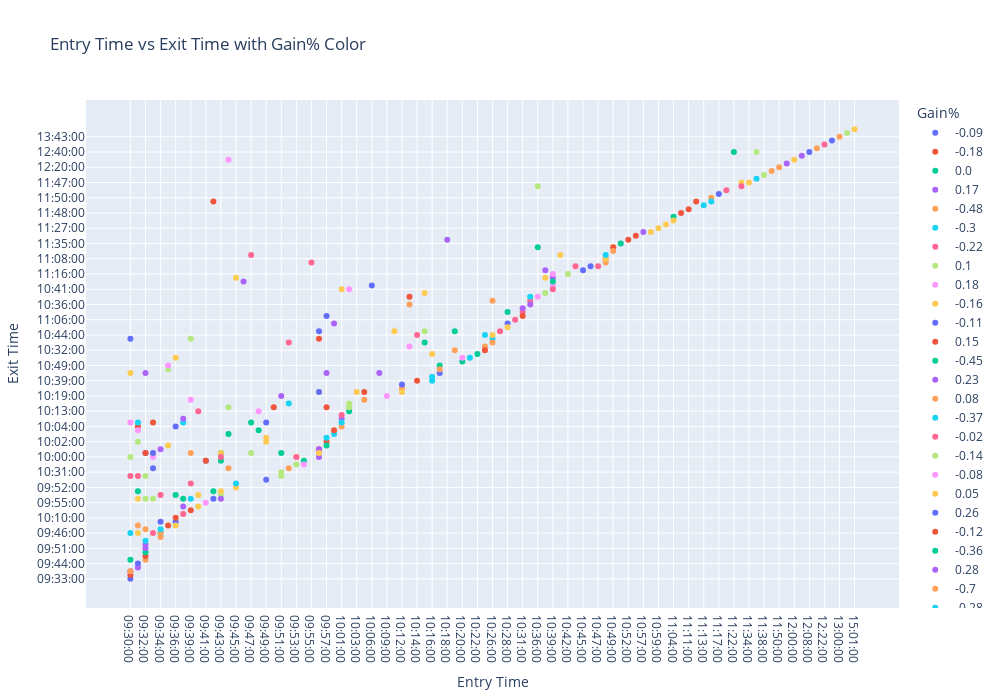

Write notebook code for a chart like this one.
### Code cell
import plotly.express as px

# Assuming 'trades' is your DataFrame with the trade information

# Create scatter plot
fig = px.scatter(trades, x="TimeEnter", y="TimeExit", color="Gain%", color_continuous_scale="RdBu",
                 title="Entry Time vs Exit Time with Gain% Color",
                 labels={"TimeEnter": "Entry Time", "TimeExit": "Exit Time", "Gain%": "Gain%"},
                 width=1000, height=700,
                 category_orders={"TimeEnter": trades["TimeEnter"].tolist(), "TimeExit": trades["TimeExit"].tolist()})

fig.update_yaxes(autorange="reversed")

# Show the plot
fig.show()

### Figure 1 — Plotly figure (JSON) as saved in the notebook; plotly's stock layout.template omitted (floating-point values rounded to 4 significant figures; data arrays with more than 128 entries replaced by an {"elided": "..."} marker saying what was removed)
{"data": [{"hovertemplate": "Gain%=-0.09<br>Entry Time=%{x}<br>Exit Time=%{y}<extra></extra>", "legendgroup": "-0.09", "marker": {"color": "#636efa", "symbol": "circle"}, "mode": "markers", "name": "-0.09", "orientation": "v", "showlegend": true, "type": "scatter", "x": ["09:30:00", "09:33:00", "10:17:00"], "xaxis": "x", "y": ["09:33:00", "09:59:00", "10:21:00"], "yaxis": "y"}, {"hovertemplate": "Gain%=-0.18<br>Entry Time=%{x}<br>Exit Time=%{y}<extra></extra>", "legendgroup": "-0.18", "marker": {"color": "#EF553B", "symbol": "circle"}, "mode": "markers", "name": "-0.18", "orientation": "v", "showlegend": true, "type": "scatter", "x": ["09:30:00"], "xaxis": "x", "y": ["09:34:00"], "yaxis": "y"}, {"hovertemplate": "Gain%=0.0<br>Entry Time=%{x}<br>Exit Time=%{y}<extra></extra>", "legendgroup": "0.0", "marker": {"color": "#00cc96", "symbol": "circle"}, "mode": "markers", "name": "0.0", "orientation": "v", "showlegend": true, "type": "scatter", "x": ["09:30:00", "09:43:00", "09:43:00", "09:44:00", "10:17:00", "10:22:00", "10:36:00", "10:51:00", "11:04:00"], "xaxis": "x", "y": ["09:40:00", "10:01:00", "10:05:00", "10:16:00", "10:49:00", "10:24:00", "11:12:00", "11:35:00", "11:28:00"], "yaxis": "y"}, {"hovertemplate": "Gain%=0.17<br>Entry Time=%{x}<br>Exit Time=%{y}<extra></extra>", "legendgroup": "0.17", "marker": {"color": "#ab63fa", "symbol": "circle"}, "mode": "markers", "name": "0.17", "orientation": "v", "showlegend": true, "type": "scatter", "x": ["09:30:00", "09:32:00", "09:32:00", "10:01:00", "10:08:00", "10:39:00"], "xaxis": "x", "y": ["09:45:00", "10:12:00", "10:21:00", "10:14:00", "10:21:00", "10:52:00"], "yaxis": "y"}, {"hovertemplate": "Gain%=-0.48<br>Entry Time=%{x}<br>Exit Time=%{y}<extra></extra>", "legendgroup": "-0.48", "marker": {"color": "#FFA15A", "symbol": "circle"}, "mode": "markers", "name": "-0.48", "orientation": "v", "showlegend": true, "type": "scatter", "x": ["09:30:00"], "xaxis": "x", "y": ["09:45:00"], "yaxis": "y"}, {"hovertemplate": "Gain%=-0.3<br>Entry Time=%{x}<br>Exit Time=%{y}<extra></extra>", "legendgroup": "-0.3", "marker": {"color": "#19d3f3", "symbol": "circle"}, "mode": "markers", "name": "-0.3", "orientation": "v", "showlegend": true, "type": "scatter", "x": ["09:30:00"], "xaxis": "x", "y": ["09:46:00"], "yaxis": "y"}, {"hovertemplate": "Gain%=-0.22<br>Entry Time=%{x}<br>Exit Time=%{y}<extra></extra>", "legendgroup": "-0.22", "marker": {"color": "#FF6692", "symbol": "circle"}, "mode": "markers", "name": "-0.22", "orientation": "v", "showlegend": true, "type": "scatter", "x": ["09:30:00", "10:47:00"], "xaxis": "x", "y": ["09:54:00", "11:39:00"], "yaxis": "y"}, {"hovertemplate": "Gain%=0.1<br>Entry Time=%{x}<br>Exit Time=%{y}<extra></extra>", "legendgroup": "0.1", "marker": {"color": "#B6E880", "symbol": "circle"}, "mode": "markers", "name": "0.1", "orientation": "v", "showlegend": true, "type": "scatter", "x": ["09:30:00", "09:32:00", "09:32:00", "09:44:00", "10:15:00", "13:11:00"], "xaxis": "x", "y": ["10:00:00", "09:54:00", "09:47:00", "10:15:00", "10:30:00", "13:28:00"], "yaxis": "y"}, {"hovertemplate": "Gain%=0.18<br>Entry Time=%{x}<br>Exit Time=%{y}<extra></extra>", "legendgroup": "0.18", "marker": {"color": "#FF97FF", "symbol": "circle"}, "mode": "markers", "name": "0.18", "orientation": "v", "showlegend": true, "type": "scatter", "x": ["09:30:00", "09:41:00", "10:09:00"], "xaxis": "x", "y": ["10:06:00", "09:55:00", "10:19:00"], "yaxis": "y"}, {"hovertemplate": "Gain%=-0.16<br>Entry Time=%{x}<br>Exit Time=%{y}<extra></extra>", "legendgroup": "-0.16", "marker": {"color": "#FECB52", "symbol": "circle"}, "mode": "markers", "name": "-0.16", "orientation": "v", "showlegend": true, "type": "scatter", "x": ["09:30:00", "09:31:00", "10:16:00", "10:49:00"], "xaxis": "x", "y": ["10:21:00", "09:47:00", "10:24:00", "11:12:00"], "yaxis": "y"}, {"hovertemplate": "Gain%=-0.11<br>Entry Time=%{x}<br>Exit Time=%{y}<extra></extra>", "legendgroup": "-0.11", "marker": {"color": "#636efa", "symbol": "circle"}, "mode": "markers", "name": "-0.11", "orientation": "v", "showlegend": true, "type": "scatter", "x": ["09:30:00", "09:36:00", "09:57:00", "10:28:00", "11:17:00", "12:39:00"], "xaxis": "x", "y": ["10:43:00", "09:42:00", "10:34:00", "10:50:00", "11:22:00", "13:30:00"], "yaxis": "y"}, {"hovertemplate": "Gain%=0.15<br>Entry Time=%{x}<br>Exit Time=%{y}<extra></extra>", "legendgroup": "0.15", "marker": {"color": "#EF553B", "symbol": "circle"}, "mode": "markers", "name": "0.15", "orientation": "v", "showlegend": true, "type": "scatter", "x": ["09:31:00", "09:35:00", "09:56:00", "10:04:00", "10:48:00", "10:49:00", "11:10:00", "11:12:00"], "xaxis": "x", "y": ["10:04:00", "09:48:00", "10:07:00", "10:18:00", "11:08:00", "11:12:00", "11:48:00", "11:25:00"], "yaxis": "y"}, {"hovertemplate": "Gain%=-0.45<br>Entry Time=%{x}<br>Exit Time=%{y}<extra></extra>", "legendgroup": "-0.45", "marker": {"color": "#00cc96", "symbol": "circle"}, "mode": "markers", "name": "-0.45", "orientation": "v", "showlegend": true, "type": "scatter", "x": ["09:31:00"], "xaxis": "x", "y": ["09:53:00"], "yaxis": "y"}, {"hovertemplate": "Gain%=0.23<br>Entry Time=%{x}<br>Exit Time=%{y}<extra></extra>", "legendgroup": "0.23", "marker": {"color": "#ab63fa", "symbol": "circle"}, "mode": "markers", "name": "0.23", "orientation": "v", "showlegend": true, "type": "scatter", "x": ["09:31:00"], "xaxis": "x", "y": ["09:36:00"], "yaxis": "y"}, {"hovertemplate": "Gain%=0.08<br>Entry Time=%{x}<br>Exit Time=%{y}<extra></extra>", "legendgroup": "0.08", "marker": {"color": "#FFA15A", "symbol": "circle"}, "mode": "markers", "name": "0.08", "orientation": "v", "showlegend": true, "type": "scatter", "x": ["09:31:00", "09:32:00", "09:34:00", "10:12:00", "10:25:00", "10:48:00", "11:50:00", "12:09:00"], "xaxis": "x", "y": ["09:48:00", "09:40:00", "09:58:00", "10:25:00", "10:47:00", "10:56:00", "12:20:00", "12:23:00"], "yaxis": "y"}, {"hovertemplate": "Gain%=-0.37<br>Entry Time=%{x}<br>Exit Time=%{y}<extra></extra>", "legendgroup": "-0.37", "marker": {"color": "#19d3f3", "symbol": "circle"}, "mode": "markers", "name": "-0.37", "orientation": "v", "showlegend": true, "type": "scatter", "x": ["09:31:00", "09:59:00", "11:36:00"], "xaxis": "x", "y": ["10:06:00", "10:16:00", "11:54:00"], "yaxis": "y"}, {"hovertemplate": "Gain%=-0.02<br>Entry Time=%{x}<br>Exit Time=%{y}<extra></extra>", "legendgroup": "-0.02", "marker": {"color": "#FF6692", "symbol": "circle"}, "mode": "markers", "name": "-0.02", "orientation": "v", "showlegend": true, "type": "scatter", "x": ["09:31:00", "10:27:00", "10:31:00", "10:33:00", "11:21:00", "12:22:00"], "xaxis": "x", "y": ["09:54:00", "10:30:00", "11:30:00", "11:01:00", "11:46:00", "12:48:00"], "yaxis": "y"}, {"hovertemplate": "Gain%=-0.14<br>Entry Time=%{x}<br>Exit Time=%{y}<extra></extra>", "legendgroup": "-0.14", "marker": {"color": "#B6E880", "symbol": "circle"}, "mode": "markers", "name": "-0.14", "orientation": "v", "showlegend": true, "type": "scatter", "x": ["09:31:00", "09:43:00", "09:51:00", "11:38:00"], "xaxis": "x", "y": ["10:02:00", "09:49:00", "09:54:00", "11:40:00"], "yaxis": "y"}, {"hovertemplate": "Gain%=-0.08<br>Entry Time=%{x}<br>Exit Time=%{y}<extra></extra>", "legendgroup": "-0.08", "marker": {"color": "#FF97FF", "symbol": "circle"}, "mode": "markers", "name": "-0.08", "orientation": "v", "showlegend": true, "type": "scatter", "x": ["09:31:00", "10:39:00"], "xaxis": "x", "y": ["10:17:00", "10:42:00"], "yaxis": "y"}, {"hovertemplate": "Gain%=0.05<br>Entry Time=%{x}<br>Exit Time=%{y}<extra></extra>", "legendgroup": "0.05", "marker": {"color": "#FECB52", "symbol": "circle"}, "mode": "markers", "name": "0.05", "orientation": "v", "showlegend": true, "type": "scatter", "x": ["09:31:00", "09:35:00", "09:45:00", "10:01:00", "11:34:00"], "xaxis": "x", "y": ["09:46:00", "10:08:00", "10:52:00", "10:41:00", "11:47:00"], "yaxis": "y"}, {"hovertemplate": "Gain%=0.26<br>Entry Time=%{x}<br>Exit Time=%{y}<extra></extra>", "legendgroup": "0.26", "marker": {"color": "#636efa", "symbol": "circle"}, "mode": "markers", "name": "0.26", "orientation": "v", "showlegend": true, "type": "scatter", "x": ["09:31:00", "09:32:00"], "xaxis": "x", "y": ["09:44:00", "10:01:00"], "yaxis": "y"}, {"hovertemplate": "Gain%=-0.12<br>Entry Time=%{x}<br>Exit Time=%{y}<extra></extra>", "legendgroup": "-0.12", "marker": {"color": "#EF553B", "symbol": "circle"}, "mode": "markers", "name": "-0.12", "orientation": "v", "showlegend": true, "type": "scatter", "x": ["09:32:00", "09:32:00", "09:57:00", "09:57:00", "10:52:00"], "xaxis": "x", "y": ["09:37:00", "10:01:00", "10:15:00", "10:02:00", "11:49:00"], "yaxis": "y"}, {"hovertemplate": "Gain%=-0.36<br>Entry Time=%{x}<br>Exit Time=%{y}<extra></extra>", "legendgroup": "-0.36", "marker": {"color": "#00cc96", "symbol": "circle"}, "mode": "markers", "name": "-0.36", "orientation": "v", "showlegend": true, "type": "scatter", "x": ["09:32:00"], "xaxis": "x", "y": ["09:38:00"], "yaxis": "y"}, {"hovertemplate": "Gain%=0.28<br>Entry Time=%{x}<br>Exit Time=%{y}<extra></extra>", "legendgroup": "0.28", "marker": {"color": "#ab63fa", "symbol": "circle"}, "mode": "markers", "name": "0.28", "orientation": "v", "showlegend": true, "type": "scatter", "x": ["09:32:00", "09:56:00", "09:57:00"], "xaxis": "x", "y": ["09:51:00", "10:07:00", "10:21:00"], "yaxis": "y"}, {"hovertemplate": "Gain%=-0.7<br>Entry Time=%{x}<br>Exit Time=%{y}<extra></extra>", "legendgroup": "-0.7", "marker": {"color": "#FFA15A", "symbol": "circle"}, "mode": "markers", "name": "-0.7", "orientation": "v", "showlegend": true, "type": "scatter", "x": ["09:32:00"], "xaxis": "x", "y": ["09:56:00"], "yaxis": "y"}, {"hovertemplate": "Gain%=-0.28<br>Entry Time=%{x}<br>Exit Time=%{y}<extra></extra>", "legendgroup": "-0.28", "marker": {"color": "#19d3f3", "symbol": "circle"}, "mode": "markers", "name": "-0.28", "orientation": "v", "showlegend": true, "type": "scatter", "x": ["09:32:00", "10:16:00", "10:26:00"], "xaxis": "x", "y": ["10:55:00", "11:26:00", "10:43:00"], "yaxis": "y"}, {"hovertemplate": "Gain%=0.47<br>Entry Time=%{x}<br>Exit Time=%{y}<extra></extra>", "legendgroup": "0.47", "marker": {"color": "#FF6692", "symbol": "circle"}, "mode": "markers", "name": "0.47", "orientation": "v", "showlegend": true, "type": "scatter", "x": ["09:33:00"], "xaxis": "x", "y": ["09:46:00"], "yaxis": "y"}, {"hovertemplate": "Gain%=-0.49<br>Entry Time=%{x}<br>Exit Time=%{y}<extra></extra>", "legendgroup": "-0.49", "marker": {"color": "#B6E880", "symbol": "circle"}, "mode": "markers", "name": "-0.49", "orientation": "v", "showlegend": true, "type": "scatter", "x": ["09:33:00", "10:36:00"], "xaxis": "x", "y": ["09:47:00", "11:32:00"], "yaxis": "y"}, {"hovertemplate": "Gain%=-0.24<br>Entry Time=%{x}<br>Exit Time=%{y}<extra></extra>", "legendgroup": "-0.24", "marker": {"color": "#FF97FF", "symbol": "circle"}, "mode": "markers", "name": "-0.24", "orientation": "v", "showlegend": true, "type": "scatter", "x": ["09:33:00", "09:44:00"], "xaxis": "x", "y": ["10:00:00", "12:19:00"], "yaxis": "y"}, {"hovertemplate": "Gain%=0.16<br>Entry Time=%{x}<br>Exit Time=%{y}<extra></extra>", "legendgroup": "0.16", "marker": {"color": "#FECB52", "symbol": "circle"}, "mode": "markers", "name": "0.16", "orientation": "v", "showlegend": true, "type": "scatter", "x": ["09:33:00", "09:36:00", "09:43:00", "09:43:00", "09:45:00", "10:38:00", "10:48:00", "10:59:00", "11:00:00", "15:01:00"], "xaxis": "x", "y": ["10:01:00", "10:26:00", "10:01:00", "09:53:00", "09:52:00", "10:52:00", "11:08:00", "11:27:00", "11:24:00", "15:15:00"], "yaxis": "y"}, {"hovertemplate": "Gain%=-0.27<br>Entry Time=%{x}<br>Exit Time=%{y}<extra></extra>", "legendgroup": "-0.27", "marker": {"color": "#636efa", "symbol": "circle"}, "mode": "markers", "name": "-0.27", "orientation": "v", "showlegend": true, "type": "scatter", "x": ["09:33:00", "09:34:00", "09:49:00"], "xaxis": "x", "y": ["10:01:00", "09:42:00", "10:06:00"], "yaxis": "y"}, {"hovertemplate": "Gain%=-0.29<br>Entry Time=%{x}<br>Exit Time=%{y}<extra></extra>", "legendgroup": "-0.29", "marker": {"color": "#EF553B", "symbol": "circle"}, "mode": "markers", "name": "-0.29", "orientation": "v", "showlegend": true, "type": "scatter", "x": ["09:33:00", "09:39:00"], "xaxis": "x", "y": ["10:06:00", "11:37:00"], "yaxis": "y"}, {"hovertemplate": "Gain%=0.2<br>Entry Time=%{x}<br>Exit Time=%{y}<extra></extra>", "legendgroup": "0.2", "marker": {"color": "#00cc96", "symbol": "circle"}, "mode": "markers", "name": "0.2", "orientation": "v", "showlegend": true, "type": "scatter", "x": ["09:34:00", "09:36:00", "09:48:00", "10:02:00", "10:19:00"], "xaxis": "x", "y": ["09:46:00", "09:49:00", "10:17:00", "10:13:00", "10:30:00"], "yaxis": "y"}, {"hovertemplate": "Gain%=0.31<br>Entry Time=%{x}<br>Exit Time=%{y}<extra></extra>", "legendgroup": "0.31", "marker": {"color": "#ab63fa", "symbol": "circle"}, "mode": "markers", "name": "0.31", "orientation": "v", "showlegend": true, "type": "scatter", "x": ["09:34:00"], "xaxis": "x", "y": ["10:07:00"], "yaxis": "y"}, {"hovertemplate": "Gain%=0.09<br>Entry Time=%{x}<br>Exit Time=%{y}<extra></extra>", "legendgroup": "0.09", "marker": {"color": "#FFA15A", "symbol": "circle"}, "mode": "markers", "name": "0.09", "orientation": "v", "showlegend": true, "type": "scatter", "x": ["09:34:00", "10:26:00", "11:44:00"], "xaxis": "x", "y": ["09:46:00", "10:33:00", "11:57:00"], "yaxis": "y"}, {"hovertemplate": "Gain%=0.13<br>Entry Time=%{x}<br>Exit Time=%{y}<extra></extra>", "legendgroup": "0.13", "marker": {"color": "#19d3f3", "symbol": "circle"}, "mode": "markers", "name": "0.13", "orientation": "v", "showlegend": true, "type": "scatter", "x": ["09:34:00", "09:38:00"], "xaxis": "x", "y": ["09:56:00", "10:06:00"], "yaxis": "y"}, {"hovertemplate": "Gain%=-0.2<br>Entry Time=%{x}<br>Exit Time=%{y}<extra></extra>", "legendgroup": "-0.2", "marker": {"color": "#FF6692", "symbol": "circle"}, "mode": "markers", "name": "-0.2", "orientation": "v", "showlegend": true, "type": "scatter", "x": ["09:34:00", "09:38:00", "09:40:00"], "xaxis": "x", "y": ["09:49:00", "10:11:00", "10:13:00"], "yaxis": "y"}, {"hovertemplate": "Gain%=-2.15<br>Entry Time=%{x}<br>Exit Time=%{y}<extra></extra>", "legendgroup": "-2.15", "marker": {"color": "#B6E880", "symbol": "circle"}, "mode": "markers", "name": "-2.15", "orientation": "v", "showlegend": true, "type": "scatter", "x": ["09:35:00"], "xaxis": "x", "y": ["10:45:00"], "yaxis": "y"}, {"hovertemplate": "Gain%=-0.07<br>Entry Time=%{x}<br>Exit Time=%{y}<extra></extra>", "legendgroup": "-0.07", "marker": {"color": "#FF97FF", "symbol": "circle"}, "mode": "markers", "name": "-0.07", "orientation": "v", "showlegend": true, "type": "scatter", "x": ["09:35:00", "10:13:00", "10:36:00"], "xaxis": "x", "y": ["10:49:00", "10:47:00", "10:46:00"], "yaxis": "y"}, {"hovertemplate": "Gain%=0.14<br>Entry Time=%{x}<br>Exit Time=%{y}<extra></extra>", "legendgroup": "0.14", "marker": {"color": "#FECB52", "symbol": "circle"}, "mode": "markers", "name": "0.14", "orientation": "v", "showlegend": true, "type": "scatter", "x": ["09:36:00", "09:49:00", "09:53:00", "09:56:00", "10:11:00", "10:28:00", "11:04:00", "11:28:00", "12:00:00"], "xaxis": "x", "y": ["09:48:00", "10:22:00", "10:00:00", "10:18:00", "10:30:00", "10:37:00", "11:11:00", "11:47:00", "12:19:00"], "yaxis": "y"}, {"hovertemplate": "Gain%=-0.43<br>Entry Time=%{x}<br>Exit Time=%{y}<extra></extra>", "legendgroup": "-0.43", "marker": {"color": "#636efa", "symbol": "circle"}, "mode": "markers", "name": "-0.43", "orientation": "v", "showlegend": true, "type": "scatter", "x": ["09:36:00"], "xaxis": "x", "y": ["10:04:00"], "yaxis": "y"}, {"hovertemplate": "Gain%=-0.54<br>Entry Time=%{x}<br>Exit Time=%{y}<extra></extra>", "legendgroup": "-0.54", "marker": {"color": "#EF553B", "symbol": "circle"}, "mode": "markers", "name": "-0.54", "orientation": "v", "showlegend": true, "type": "scatter", "x": ["09:36:00", "09:42:00"], "xaxis": "x", "y": ["10:10:00", "11:25:00"], "yaxis": "y"}, {"hovertemplate": "Gain%=0.19<br>Entry Time=%{x}<br>Exit Time=%{y}<extra></extra>", "legendgroup": "0.19", "marker": {"color": "#00cc96", "symbol": "circle"}, "mode": "markers", "name": "0.19", "orientation": "v", "showlegend": true, "type": "scatter", "x": ["09:38:00", "09:47:00", "10:20:00"], "xaxis": "x", "y": ["09:47:00", "10:06:00", "11:04:00"], "yaxis": "y"}, {"hovertemplate": "Gain%=0.27<br>Entry Time=%{x}<br>Exit Time=%{y}<extra></extra>", "legendgroup": "0.27", "marker": {"color": "#ab63fa", "symbol": "circle"}, "mode": "markers", "name": "0.27", "orientation": "v", "showlegend": true, "type": "scatter", "x": ["09:38:00", "09:38:00", "10:31:00"], "xaxis": "x", "y": ["09:50:00", "10:14:00", "11:36:00"], "yaxis": "y"}, {"hovertemplate": "Gain%=-0.19<br>Entry Time=%{x}<br>Exit Time=%{y}<extra></extra>", "legendgroup": "-0.19", "marker": {"color": "#FFA15A", "symbol": "circle"}, "mode": "markers", "name": "-0.19", "orientation": "v", "showlegend": true, "type": "scatter", "x": ["09:39:00"], "xaxis": "x", "y": ["10:01:00"], "yaxis": "y"}, {"hovertemplate": "Gain%=-0.13<br>Entry Time=%{x}<br>Exit Time=%{y}<extra></extra>", "legendgroup": "-0.13", "marker": {"color": "#19d3f3", "symbol": "circle"}, "mode": "markers", "name": "-0.13", "orientation": "v", "showlegend": true, "type": "scatter", "x": ["09:39:00"], "xaxis": "x", "y": ["09:47:00"], "yaxis": "y"}, {"hovertemplate": "Gain%=0.29<br>Entry Time=%{x}<br>Exit Time=%{y}<extra></extra>", "legendgroup": "0.29", "marker": {"color": "#FF6692", "symbol": "circle"}, "mode": "markers", "name": "0.29", "orientation": "v", "showlegend": true, "type": "scatter", "x": ["09:39:00", "09:43:00"], "xaxis": "x", "y": ["09:57:00", "10:00:00"], "yaxis": "y"}, {"hovertemplate": "Gain%=-0.26<br>Entry Time=%{x}<br>Exit Time=%{y}<extra></extra>", "legendgroup": "-0.26", "marker": {"color": "#B6E880", "symbol": "circle"}, "mode": "markers", "name": "-0.26", "orientation": "v", "showlegend": true, "type": "scatter", "x": ["09:39:00"], "xaxis": "x", "y": ["10:43:00"], "yaxis": "y"}, {"hovertemplate": "Gain%=-0.55<br>Entry Time=%{x}<br>Exit Time=%{y}<extra></extra>", "legendgroup": "-0.55", "marker": {"color": "#FF97FF", "symbol": "circle"}, "mode": "markers", "name": "-0.55", "orientation": "v", "showlegend": true, "type": "scatter", "x": ["09:39:00"], "xaxis": "x", "y": ["11:03:00"], "yaxis": "y"}, {"hovertemplate": "Gain%=0.04<br>Entry Time=%{x}<br>Exit Time=%{y}<extra></extra>", "legendgroup": "0.04", "marker": {"color": "#FECB52", "symbol": "circle"}, "mode": "markers", "name": "0.04", "orientation": "v", "showlegend": true, "type": "scatter", "x": ["09:40:00", "09:40:00", "10:26:00", "10:58:00"], "xaxis": "x", "y": ["09:49:00", "09:50:00", "10:44:00", "11:33:00"], "yaxis": "y"}, {"hovertemplate": "Gain%=-0.1<br>Entry Time=%{x}<br>Exit Time=%{y}<extra></extra>", "legendgroup": "-0.1", "marker": {"color": "#636efa", "symbol": "circle"}, "mode": "markers", "name": "-0.1", "orientation": "v", "showlegend": true, "type": "scatter", "x": ["09:41:00", "09:42:00", "09:56:00", "12:08:00"], "xaxis": "x", "y": ["10:05:00", "09:47:00", "10:30:00", "12:40:00"], "yaxis": "y"}, {"hovertemplate": "Gain%=-0.25<br>Entry Time=%{x}<br>Exit Time=%{y}<extra></extra>", "legendgroup": "-0.25", "marker": {"color": "#EF553B", "symbol": "circle"}, "mode": "markers", "name": "-0.25", "orientation": "v", "showlegend": true, "type": "scatter", "x": ["09:41:00"], "xaxis": "x", "y": ["10:05:00"], "yaxis": "y"}, {"hovertemplate": "Gain%=0.21<br>Entry Time=%{x}<br>Exit Time=%{y}<extra></extra>", "legendgroup": "0.21", "marker": {"color": "#00cc96", "symbol": "circle"}, "mode": "markers", "name": "0.21", "orientation": "v", "showlegend": true, "type": "scatter", "x": ["09:42:00", "10:28:00"], "xaxis": "x", "y": ["09:53:00", "11:30:00"], "yaxis": "y"}, {"hovertemplate": "Gain%=-0.03<br>Entry Time=%{x}<br>Exit Time=%{y}<extra></extra>", "legendgroup": "-0.03", "marker": {"color": "#ab63fa", "symbol": "circle"}, "mode": "markers", "name": "-0.03", "orientation": "v", "showlegend": true, "type": "scatter", "x": ["09:43:00", "09:46:00", "09:56:00", "10:33:00", "10:38:00", "12:03:00"], "xaxis": "x", "y": ["09:47:00", "10:51:00", "10:00:00", "10:36:00", "11:13:00", "12:58:00"], "yaxis": "y"}, {"hovertemplate": "Gain%=0.11<br>Entry Time=%{x}<br>Exit Time=%{y}<extra></extra>", "legendgroup": "0.11", "marker": {"color": "#FFA15A", "symbol": "circle"}, "mode": "markers", "name": "0.11", "orientation": "v", "showlegend": true, "type": "scatter", "x": ["09:44:00", "10:04:00", "10:13:00", "10:17:00", "10:49:00", "11:14:00"], "xaxis": "x", "y": ["09:59:00", "11:03:00", "10:36:00", "10:45:00", "10:54:00", "11:50:00"], "yaxis": "y"}, {"hovertemplate": "Gain%=0.24<br>Entry Time=%{x}<br>Exit Time=%{y}<extra></extra>", "legendgroup": "0.24", "marker": {"color": "#19d3f3", "symbol": "circle"}, "mode": "markers", "name": "0.24", "orientation": "v", "showlegend": true, "type": "scatter", "x": ["09:45:00", "09:57:00", "10:16:00"], "xaxis": "x", "y": ["09:57:00", "10:22:00", "10:39:00"], "yaxis": "y"}, {"hovertemplate": "Gain%=-0.01<br>Entry Time=%{x}<br>Exit Time=%{y}<extra></extra>", "legendgroup": "-0.01", "marker": {"color": "#FF6692", "symbol": "circle"}, "mode": "markers", "name": "-0.01", "orientation": "v", "showlegend": true, "type": "scatter", "x": ["09:47:00", "10:14:00", "11:28:00"], "xaxis": "x", "y": ["11:10:00", "10:44:00", "11:32:00"], "yaxis": "y"}, {"hovertemplate": "Gain%=0.06<br>Entry Time=%{x}<br>Exit Time=%{y}<extra></extra>", "legendgroup": "0.06", "marker": {"color": "#B6E880", "symbol": "circle"}, "mode": "markers", "name": "0.06", "orientation": "v", "showlegend": true, "type": "scatter", "x": ["09:47:00", "09:51:00", "10:42:00"], "xaxis": "x", "y": ["10:01:00", "10:31:00", "11:16:00"], "yaxis": "y"}, {"hovertemplate": "Gain%=0.44<br>Entry Time=%{x}<br>Exit Time=%{y}<extra></extra>", "legendgroup": "0.44", "marker": {"color": "#FF97FF", "symbol": "circle"}, "mode": "markers", "name": "0.44", "orientation": "v", "showlegend": true, "type": "scatter", "x": ["09:48:00"], "xaxis": "x", "y": ["10:13:00"], "yaxis": "y"}, {"hovertemplate": "Gain%=0.34<br>Entry Time=%{x}<br>Exit Time=%{y}<extra></extra>", "legendgroup": "0.34", "marker": {"color": "#FECB52", "symbol": "circle"}, "mode": "markers", "name": "0.34", "orientation": "v", "showlegend": true, "type": "scatter", "x": ["09:49:00"], "xaxis": "x", "y": ["10:02:00"], "yaxis": "y"}, {"hovertemplate": "Gain%=-0.23<br>Entry Time=%{x}<br>Exit Time=%{y}<extra></extra>", "legendgroup": "-0.23", "marker": {"color": "#636efa", "symbol": "circle"}, "mode": "markers", "name": "-0.23", "orientation": "v", "showlegend": true, "type": "scatter", "x": ["09:49:00", "10:06:00"], "xaxis": "x", "y": ["10:09:00", "10:42:00"], "yaxis": "y"}, {"hovertemplate": "Gain%=0.39<br>Entry Time=%{x}<br>Exit Time=%{y}<extra></extra>", "legendgroup": "0.39", "marker": {"color": "#EF553B", "symbol": "circle"}, "mode": "markers", "name": "0.39", "orientation": "v", "showlegend": true, "type": "scatter", "x": ["09:50:00"], "xaxis": "x", "y": ["10:15:00"], "yaxis": "y"}, {"hovertemplate": "Gain%=0.41<br>Entry Time=%{x}<br>Exit Time=%{y}<extra></extra>", "legendgroup": "0.41", "marker": {"color": "#00cc96", "symbol": "circle"}, "mode": "markers", "name": "0.41", "orientation": "v", "showlegend": true, "type": "scatter", "x": ["09:51:00", "09:54:00"], "xaxis": "x", "y": ["10:01:00", "10:05:00"], "yaxis": "y"}, {"hovertemplate": "Gain%=0.3<br>Entry Time=%{x}<br>Exit Time=%{y}<extra></extra>", "legendgroup": "0.3", "marker": {"color": "#ab63fa", "symbol": "circle"}, "mode": "markers", "name": "0.3", "orientation": "v", "showlegend": true, "type": "scatter", "x": ["09:51:00", "10:57:00"], "xaxis": "x", "y": ["10:19:00", "11:33:00"], "yaxis": "y"}, {"hovertemplate": "Gain%=0.51<br>Entry Time=%{x}<br>Exit Time=%{y}<extra></extra>", "legendgroup": "0.51", "marker": {"color": "#FFA15A", "symbol": "circle"}, "mode": "markers", "name": "0.51", "orientation": "v", "showlegend": true, "type": "scatter", "x": ["09:52:00"], "xaxis": "x", "y": ["09:59:00"], "yaxis": "y"}, {"hovertemplate": "Gain%=0.07<br>Entry Time=%{x}<br>Exit Time=%{y}<extra></extra>", "legendgroup": "0.07", "marker": {"color": "#19d3f3", "symbol": "circle"}, "mode": "markers", "name": "0.07", "orientation": "v", "showlegend": true, "type": "scatter", "x": ["09:52:00", "10:25:00", "10:33:00", "10:48:00", "11:13:00", "11:14:00"], "xaxis": "x", "y": ["10:27:00", "10:44:00", "10:46:00", "11:10:00", "12:11:00", "11:25:00"], "yaxis": "y"}, {"hovertemplate": "Gain%=-0.38<br>Entry Time=%{x}<br>Exit Time=%{y}<extra></extra>", "legendgroup": "-0.38", "marker": {"color": "#FF6692", "symbol": "circle"}, "mode": "markers", "name": "-0.38", "orientation": "v", "showlegend": true, "type": "scatter", "x": ["09:52:00", "09:53:00", "09:55:00"], "xaxis": "x", "y": ["10:33:00", "10:00:00", "10:56:00"], "yaxis": "y"}, {"hovertemplate": "Gain%=0.35<br>Entry Time=%{x}<br>Exit Time=%{y}<extra></extra>", "legendgroup": "0.35", "marker": {"color": "#B6E880", "symbol": "circle"}, "mode": "markers", "name": "0.35", "orientation": "v", "showlegend": true, "type": "scatter", "x": ["09:53:00", "10:02:00"], "xaxis": "x", "y": ["10:03:00", "10:27:00"], "yaxis": "y"}, {"hovertemplate": "Gain%=0.33<br>Entry Time=%{x}<br>Exit Time=%{y}<extra></extra>", "legendgroup": "0.33", "marker": {"color": "#FF97FF", "symbol": "circle"}, "mode": "markers", "name": "0.33", "orientation": "v", "showlegend": true, "type": "scatter", "x": ["09:54:00"], "xaxis": "x", "y": ["10:03:00"], "yaxis": "y"}, {"hovertemplate": "Gain%=-0.15<br>Entry Time=%{x}<br>Exit Time=%{y}<extra></extra>", "legendgroup": "-0.15", "marker": {"color": "#FECB52", "symbol": "circle"}, "mode": "markers", "name": "-0.15", "orientation": "v", "showlegend": true, "type": "scatter", "x": ["09:56:00", "10:12:00", "10:15:00"], "xaxis": "x", "y": ["10:01:00", "10:18:00", "11:31:00"], "yaxis": "y"}, {"hovertemplate": "Gain%=0.81<br>Entry Time=%{x}<br>Exit Time=%{y}<extra></extra>", "legendgroup": "0.81", "marker": {"color": "#636efa", "symbol": "circle"}, "mode": "markers", "name": "0.81", "orientation": "v", "showlegend": true, "type": "scatter", "x": ["09:56:00"], "xaxis": "x", "y": ["10:18:00"], "yaxis": "y"}, {"hovertemplate": "Gain%=-0.17<br>Entry Time=%{x}<br>Exit Time=%{y}<extra></extra>", "legendgroup": "-0.17", "marker": {"color": "#EF553B", "symbol": "circle"}, "mode": "markers", "name": "-0.17", "orientation": "v", "showlegend": true, "type": "scatter", "x": ["09:56:00", "09:59:00", "10:14:00", "10:25:00", "10:31:00"], "xaxis": "x", "y": ["10:43:00", "10:17:00", "10:39:00", "10:32:00", "10:34:00"], "yaxis": "y"}, {"hovertemplate": "Gain%=0.22<br>Entry Time=%{x}<br>Exit Time=%{y}<extra></extra>", "legendgroup": "0.22", "marker": {"color": "#00cc96", "symbol": "circle"}, "mode": "markers", "name": "0.22", "orientation": "v", "showlegend": true, "type": "scatter", "x": ["09:57:00"], "xaxis": "x", "y": ["10:08:00"], "yaxis": "y"}, {"hovertemplate": "Gain%=-0.35<br>Entry Time=%{x}<br>Exit Time=%{y}<extra></extra>", "legendgroup": "-0.35", "marker": {"color": "#ab63fa", "symbol": "circle"}, "mode": "markers", "name": "-0.35", "orientation": "v", "showlegend": true, "type": "scatter", "x": ["09:59:00"], "xaxis": "x", "y": ["10:50:00"], "yaxis": "y"}, {"hovertemplate": "Gain%=-0.05<br>Entry Time=%{x}<br>Exit Time=%{y}<extra></extra>", "legendgroup": "-0.05", "marker": {"color": "#FFA15A", "symbol": "circle"}, "mode": "markers", "name": "-0.05", "orientation": "v", "showlegend": true, "type": "scatter", "x": ["10:01:00", "10:26:00", "13:00:00"], "xaxis": "x", "y": ["10:04:00", "11:01:00", "13:43:00"], "yaxis": "y"}, {"hovertemplate": "Gain%=0.4<br>Entry Time=%{x}<br>Exit Time=%{y}<extra></extra>", "legendgroup": "0.4", "marker": {"color": "#19d3f3", "symbol": "circle"}, "mode": "markers", "name": "0.4", "orientation": "v", "showlegend": true, "type": "scatter", "x": ["10:01:00"], "xaxis": "x", "y": ["10:06:00"], "yaxis": "y"}, {"hovertemplate": "Gain%=-0.06<br>Entry Time=%{x}<br>Exit Time=%{y}<extra></extra>", "legendgroup": "-0.06", "marker": {"color": "#FF6692", "symbol": "circle"}, "mode": "markers", "name": "-0.06", "orientation": "v", "showlegend": true, "type": "scatter", "x": ["10:01:00", "10:39:00", "10:44:00"], "xaxis": "x", "y": ["10:28:00", "10:41:00", "11:39:00"], "yaxis": "y"}, {"hovertemplate": "Gain%=0.46<br>Entry Time=%{x}<br>Exit Time=%{y}<extra></extra>", "legendgroup": "0.46", "marker": {"color": "#B6E880", "symbol": "circle"}, "mode": "markers", "name": "0.46", "orientation": "v", "showlegend": true, "type": "scatter", "x": ["10:02:00"], "xaxis": "x", "y": ["10:15:00"], "yaxis": "y"}, {"hovertemplate": "Gain%=0.12<br>Entry Time=%{x}<br>Exit Time=%{y}<extra></extra>", "legendgroup": "0.12", "marker": {"color": "#FF97FF", "symbol": "circle"}, "mode": "markers", "name": "0.12", "orientation": "v", "showlegend": true, "type": "scatter", "x": ["10:02:00", "10:20:00"], "xaxis": "x", "y": ["10:41:00", "10:26:00"], "yaxis": "y"}, {"hovertemplate": "Gain%=0.55<br>Entry Time=%{x}<br>Exit Time=%{y}<extra></extra>", "legendgroup": "0.55", "marker": {"color": "#FECB52", "symbol": "circle"}, "mode": "markers", "name": "0.55", "orientation": "v", "showlegend": true, "type": "scatter", "x": ["10:03:00"], "xaxis": "x", "y": ["10:18:00"], "yaxis": "y"}, {"hovertemplate": "Gain%=-0.39<br>Entry Time=%{x}<br>Exit Time=%{y}<extra></extra>", "legendgroup": "-0.39", "marker": {"color": "#636efa", "symbol": "circle"}, "mode": "markers", "name": "-0.39", "orientation": "v", "showlegend": true, "type": "scatter", "x": ["10:12:00"], "xaxis": "x", "y": ["10:48:00"], "yaxis": "y"}, {"hovertemplate": "Gain%=0.48<br>Entry Time=%{x}<br>Exit Time=%{y}<extra></extra>", "legendgroup": "0.48", "marker": {"color": "#EF553B", "symbol": "circle"}, "mode": "markers", "name": "0.48", "orientation": "v", "showlegend": true, "type": "scatter", "x": ["10:13:00"], "xaxis": "x", "y": ["10:46:00"], "yaxis": "y"}, {"hovertemplate": "Gain%=0.38<br>Entry Time=%{x}<br>Exit Time=%{y}<extra></extra>", "legendgroup": "0.38", "marker": {"color": "#00cc96", "symbol": "circle"}, "mode": "markers", "name": "0.38", "orientation": "v", "showlegend": true, "type": "scatter", "x": ["10:15:00", "10:39:00"], "xaxis": "x", "y": ["10:33:00", "10:51:00"], "yaxis": "y"}, {"hovertemplate": "Gain%=-0.52<br>Entry Time=%{x}<br>Exit Time=%{y}<extra></extra>", "legendgroup": "-0.52", "marker": {"color": "#ab63fa", "symbol": "circle"}, "mode": "markers", "name": "-0.52", "orientation": "v", "showlegend": true, "type": "scatter", "x": ["10:18:00"], "xaxis": "x", "y": ["11:49:00"], "yaxis": "y"}, {"hovertemplate": "Gain%=0.25<br>Entry Time=%{x}<br>Exit Time=%{y}<extra></extra>", "legendgroup": "0.25", "marker": {"color": "#FFA15A", "symbol": "circle"}, "mode": "markers", "name": "0.25", "orientation": "v", "showlegend": true, "type": "scatter", "x": ["10:19:00"], "xaxis": "x", "y": ["10:32:00"], "yaxis": "y"}, {"hovertemplate": "Gain%=-0.41<br>Entry Time=%{x}<br>Exit Time=%{y}<extra></extra>", "legendgroup": "-0.41", "marker": {"color": "#19d3f3", "symbol": "circle"}, "mode": "markers", "name": "-0.41", "orientation": "v", "showlegend": true, "type": "scatter", "x": ["10:21:00"], "xaxis": "x", "y": ["10:26:00"], "yaxis": "y"}, {"hovertemplate": "Gain%=0.79<br>Entry Time=%{x}<br>Exit Time=%{y}<extra></extra>", "legendgroup": "0.79", "marker": {"color": "#FF6692", "symbol": "circle"}, "mode": "markers", "name": "0.79", "orientation": "v", "showlegend": true, "type": "scatter", "x": ["10:29:00"], "xaxis": "x", "y": ["11:06:00"], "yaxis": "y"}, {"hovertemplate": "Gain%=0.01<br>Entry Time=%{x}<br>Exit Time=%{y}<extra></extra>", "legendgroup": "0.01", "marker": {"color": "#B6E880", "symbol": "circle"}, "mode": "markers", "name": "0.01", "orientation": "v", "showlegend": true, "type": "scatter", "x": ["10:38:00", "11:36:00"], "xaxis": "x", "y": ["11:31:00", "12:40:00"], "yaxis": "y"}, {"hovertemplate": "Gain%=-0.58<br>Entry Time=%{x}<br>Exit Time=%{y}<extra></extra>", "legendgroup": "-0.58", "marker": {"color": "#FF97FF", "symbol": "circle"}, "mode": "markers", "name": "-0.58", "orientation": "v", "showlegend": true, "type": "scatter", "x": ["10:39:00"], "xaxis": "x", "y": ["11:16:00"], "yaxis": "y"}, {"hovertemplate": "Gain%=0.02<br>Entry Time=%{x}<br>Exit Time=%{y}<extra></extra>", "legendgroup": "0.02", "marker": {"color": "#FECB52", "symbol": "circle"}, "mode": "markers", "name": "0.02", "orientation": "v", "showlegend": true, "type": "scatter", "x": ["10:40:00"], "xaxis": "x", "y": ["11:10:00"], "yaxis": "y"}, {"hovertemplate": "Gain%=0.03<br>Entry Time=%{x}<br>Exit Time=%{y}<extra></extra>", "legendgroup": "0.03", "marker": {"color": "#636efa", "symbol": "circle"}, "mode": "markers", "name": "0.03", "orientation": "v", "showlegend": true, "type": "scatter", "x": ["10:45:00", "10:46:00"], "xaxis": "x", "y": ["11:13:00", "11:39:00"], "yaxis": "y"}, {"hovertemplate": "Gain%=-0.04<br>Entry Time=%{x}<br>Exit Time=%{y}<extra></extra>", "legendgroup": "-0.04", "marker": {"color": "#EF553B", "symbol": "circle"}, "mode": "markers", "name": "-0.04", "orientation": "v", "showlegend": true, "type": "scatter", "x": ["10:55:00", "11:11:00"], "xaxis": "x", "y": ["10:58:00", "12:01:00"], "yaxis": "y"}, {"hovertemplate": "Gain%=-0.34<br>Entry Time=%{x}<br>Exit Time=%{y}<extra></extra>", "legendgroup": "-0.34", "marker": {"color": "#00cc96", "symbol": "circle"}, "mode": "markers", "name": "-0.34", "orientation": "v", "showlegend": true, "type": "scatter", "x": ["11:22:00"], "xaxis": "x", "y": ["12:40:00"], "yaxis": "y"}, {"hovertemplate": "Gain%=-0.42<br>Entry Time=%{x}<br>Exit Time=%{y}<extra></extra>", "legendgroup": "-0.42", "marker": {"color": "#ab63fa", "symbol": "circle"}, "mode": "markers", "name": "-0.42", "orientation": "v", "showlegend": true, "type": "scatter", "x": ["11:57:00"], "xaxis": "x", "y": ["12:50:00"], "yaxis": "y"}], "layout": {"height": 700, "legend": {"title": {"text": "Gain%"}, "tracegroupgap": 0}, "title": {"text": "Entry Time vs Exit Time with Gain% Color"}, "width": 1000, "xaxis": {"anchor": "y", "categoryarray": {"elided": "251 str values"}, "categoryorder": "array", "domain": [0, 1], "title": {"text": "Entry Time"}}, "yaxis": {"anchor": "x", "autorange": "reversed", "categoryarray": {"elided": "251 str values"}, "categoryorder": "array", "domain": [0, 1], "title": {"text": "Exit Time"}}}}
